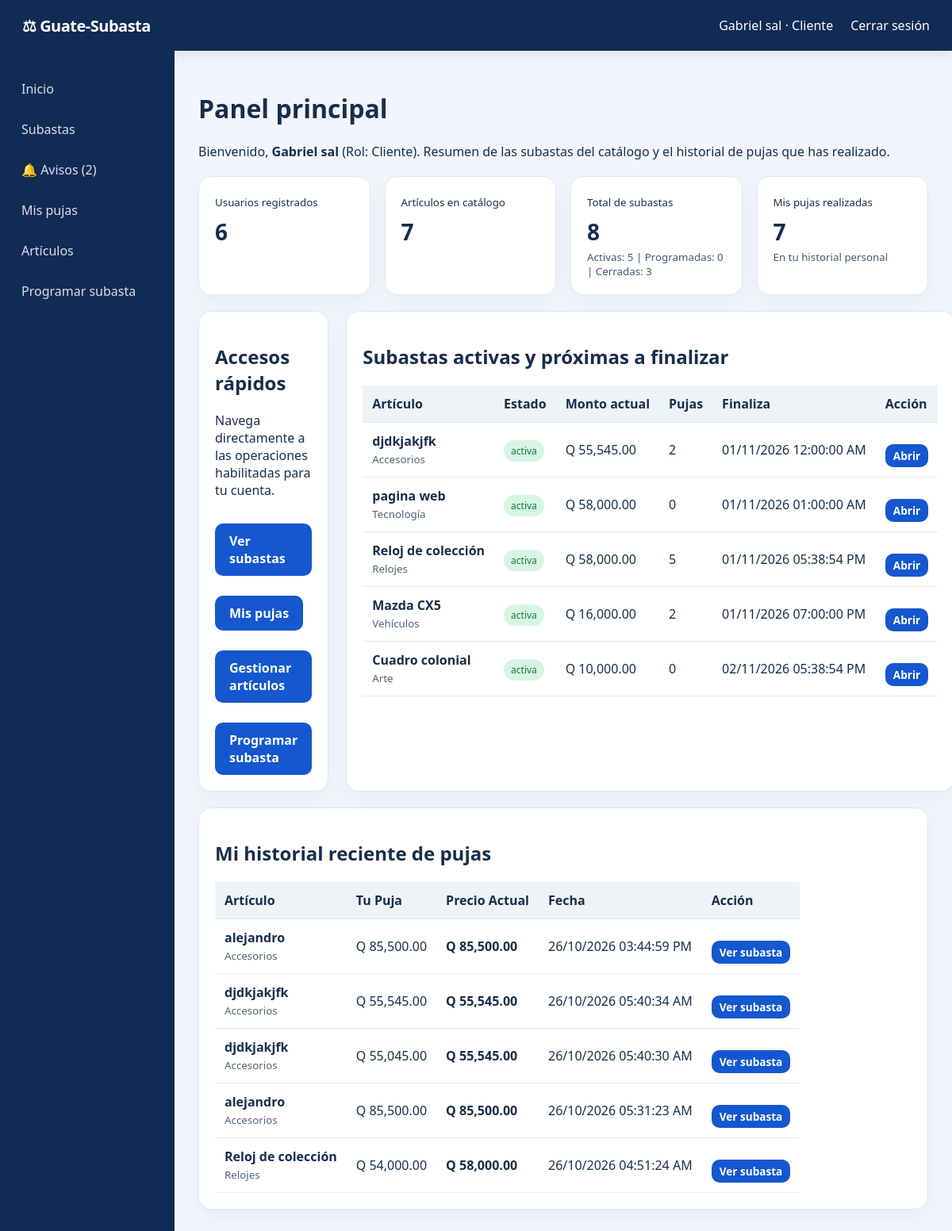
/index.php?page=dashboard (signed in), run on the app's committed database.
### tables this page shows
CREATE TABLE `usuarios` (
  `id` int(11) NOT NULL,
  `nombre` varchar(100) NOT NULL,
  `email` varchar(150) NOT NULL,
  `password_hash` varchar(255) NOT NULL,
  `rol_id` int(11) NOT NULL,
  `activo` tinyint(1) DEFAULT 1,
  `creado_en` timestamp NOT NULL DEFAULT current_timestamp()
);

CREATE TABLE `roles` (
  `id` int(11) NOT NULL,
  `nombre` varchar(30) NOT NULL
);

CREATE TABLE `subastas` (
  `id` int(11) NOT NULL,
  `articulo_id` int(11) NOT NULL,
  `fecha_inicio` datetime NOT NULL,
  `fecha_fin` datetime NOT NULL,
  `incremento_minimo` decimal(12,2) NOT NULL,
  `monto_actual` decimal(12,2) NOT NULL,
  `estado` enum('programada','activa','cerrada','finalizada','cancelada') DEFAULT 'programada'
);

CREATE TABLE `articulos` (
  `id` int(11) NOT NULL,
  `nombre` varchar(150) NOT NULL,
  `categoria` varchar(80) NOT NULL,
  `descripcion` text DEFAULT NULL,
  `estado_fisico` varchar(50) DEFAULT NULL,
  `precio_base` decimal(12,2) NOT NULL CHECK (`precio_base` >= 0),
  `certificado` varchar(255) DEFAULT NULL,
  `imagen` varchar(255) DEFAULT NULL,
  `modelo` varchar(150) DEFAULT NULL,
  `estado` enum('en_revision','validado','adjudicado') DEFAULT 'validado',
  `creado_por` int(11) NOT NULL,
  `creado_en` timestamp NOT NULL DEFAULT current_timestamp(),
  `archivado` tinyint(1) NOT NULL DEFAULT 0,
  `ubicacion_nombre` varchar(200) DEFAULT NULL,
  `ubicacion_lat` decimal(10,7) DEFAULT NULL,
  `ubicacion_lng` decimal(10,7) DEFAULT NULL
);

CREATE TABLE `pujas` (
  `id` bigint(20) NOT NULL,
  `subasta_id` int(11) NOT NULL,
  `usuario_id` int(11) NOT NULL,
  `monto` decimal(12,2) NOT NULL,
  `fecha` timestamp(6) NOT NULL DEFAULT current_timestamp(6),
  `cancelada` tinyint(1) NOT NULL DEFAULT 0,
  `cancelada_en` datetime DEFAULT NULL,
  `estado` varchar(20) NOT NULL DEFAULT 'activa'
);

### config/helpers.php (called while the page is built, shortened)
<?php
function e($value): string { return htmlspecialchars((string)$value, ENT_QUOTES, 'UTF-8'); }

### models/AgendaSubastas.php (called while the page is built, shortened)
<?php
class AgendaSubastas {
    public function noLeidos(int $userId): int {
        $q=$this->db->prepare('SELECT COUNT(*) FROM avisos_subastas v LEFT JOIN avisos_subastas_leidos l ON l.aviso_id=v.id AND l.usuario_id=? WHERE v.creado_por<>? AND l.aviso_id IS NULL');
        $q->execute([$userId,$userId]); return (int)$q->fetchColumn();
    }
}

### views/admin/dashboard.php (the view, shortened to what this page needs)
<?php
$rolActual = $_SESSION['user']['rol'] ?? 'Cliente';
$nombreUsuario = $_SESSION['user']['nombre'] ?? 'Usuario';
$usuarioId = (int)($_SESSION['user']['id'] ?? 0);
$resumenEstados = ['activa' => 0, 'programada' => 0, 'cerrada' => 0];
$proximasSubastas = [];
$misPujasRecientes = [];
$totalPujasMostrar = (int)($stats['pujas'] ?? 0);
if (isset($db)) {
    $todasSubastas = $db->query("SELECT estado, fecha_fin FROM subastas")->fetchAll();
    foreach ($todasSubastas as $s) {
        $est = strtolower(trim($s['estado'] ?? ''));
        $vencida = !empty($s['fecha_fin']) && strtotime($s['fecha_fin']) <= time();
        if ($est === 'cerrada' || $est === 'finalizada' || $vencida) {
            $resumenEstados['cerrada']++;
        } elseif ($est === 'programada') {
            $resumenEstados['programada']++;
        } else {
            $resumenEstados['activa']++;
        }
    }
    if ($rolActual === 'Cliente' && $usuarioId > 0) {
        $qCountPujas = $db->prepare("SELECT COUNT(*) FROM pujas WHERE usuario_id = ?");
        $qCountPujas->execute([$usuarioId]);
        $totalPujasMostrar = (int)$qCountPujas->fetchColumn();
        $qMisPujas = $db->prepare("
            SELECT p.monto, p.fecha, a.nombre AS articulo, a.categoria, s.id AS subasta_id, s.monto_actual, s.estado, s.fecha_fin
            FROM pujas p
            JOIN subastas s ON s.id = p.subasta_id
            JOIN articulos a ON a.id = s.articulo_id
            WHERE p.usuario_id = ?
            ORDER BY p.fecha DESC
            LIMIT 5
        ");
        $qMisPujas->execute([$usuarioId]);
        $misPujasRecientes = $qMisPujas->fetchAll();
    }
    $proximasSubastas = $db->query("
        SELECT s.id, s.monto_actual, s.fecha_fin, s.estado, a.nombre AS articulo, a.categoria,
               (SELECT COUNT(*) FROM pujas p WHERE p.subasta_id = s.id) AS total_pujas
        FROM subastas s
        JOIN articulos a ON a.id = s.articulo_id
        WHERE s.estado IN ('activa', 'programada') AND s.fecha_fin > NOW()
        ORDER BY FIELD(s.estado, 'activa', 'programada'), s.fecha_fin ASC
        LIMIT 5
    ")->fetchAll();
}
$totalSubastasReal = array_sum($resumenEstados);
?>
<h1>Panel principal</h1>
<?php if($rolActual === 'Cliente'): ?>
  <p>Bienvenido, <strong><?=e($nombreUsuario)?></strong> (Rol: <?=e($rolActual)?>). Resumen de las subastas del catálogo y el historial de pujas que has realizado.</p>
<?php else: ?>
  <p>Bienvenido, <strong><?=e($nombreUsuario)?></strong> (Rol: <?=e($rolActual)?>). Monitoreo general de usuarios, artículos, subastas, pujas y auditoría.</p>
<?php endif; ?>
<div class="stats">
  <div>
    <small>Usuarios registrados</small>
    <b><?=(int)$stats['usuarios']?></b>
  </div>
  <div>
    <small>Artículos en catálogo</small>
    <b><?=(int)$stats['articulos']?></b>
  </div>
  <div>
    <small>Total de subastas</small>
    <b><?=$totalSubastasReal?></b>
    <small style="display:block; margin-top:4px; opacity:0.8;">
      Activas: <?=$resumenEstados['activa']?> | Programadas: <?=$resumenEstados['programada']?> | Cerradas: <?=$resumenEstados['cerrada']?>
    </small>
  </div>
  <div>
    <small><?= $rolActual === 'Cliente' ? 'Mis pujas realizadas' : 'Pujas realizadas' ?></small>
    <b><?=$totalPujasMostrar?></b>
    <?php if($rolActual === 'Cliente'): ?>
      <small style="display:block; margin-top:4px; opacity:0.8;">En tu historial personal</small>
    <?php endif; ?>
  </div>
</div>
<div class="grid2" style="margin-top:20px;">
  <section class="panel">
    <h2>Accesos rápidos</h2>
    <p>Navega directamente a las operaciones habilitadas para tu cuenta.</p>
    <div style="display:flex; flex-wrap:wrap; gap:10px; margin-top:15px;">
      <a class="button" href="index.php?page=catalogo">Ver subastas</a>
      <?php if($rolActual === 'Cliente'): ?>
        <a class="button" href="index.php?page=mis-pujas">Mis pujas</a>
      <?php endif; ?>
      <?php if(in_array($rolActual, ['Cliente', 'Subastador', 'Administrador'], true)): ?>
        <a class="button" href="index.php?page=articulos">Gestionar artículos</a>
        <a class="button" href="index.php?page=programar">Programar subasta</a>
      <?php endif; ?>
    </div>
  </section>
  <section class="panel">
    <h2>Subastas activas y próximas a finalizar</h2>
    <?php if(empty($proximasSubastas)): ?>
      <p>No hay subastas activas o programadas en este momento.</p>
    <?php else: ?>
      <table>
        <tr>
          <th>Artículo</th>
          <th>Estado</th>
          <th>Monto actual</th>
          <th>Pujas</th>
          <th>Finaliza</th>
          <th>Acción</th>
        </tr>
        <?php foreach($proximasSubastas as $ps): ?>
          <tr>
            <td>
              <strong><?=e($ps['articulo'])?></strong><br>
              <small style="opacity:0.75;"><?=e($ps['categoria'])?></small>
            </td>
            <td><span class="badge"><?=e($ps['estado'])?></span></td>
            <td>Q <?=number_format($ps['monto_actual'], 2)?></td>
            <td><?=(int)$ps['total_pujas']?></td>
            <td><?=e(date('d/m/Y h:i:s A', strtotime($ps['fecha_fin'])))?></td>
            <td>
              <a class="button" href="index.php?page=detalle&id=<?=(int)$ps['id']?>" style="padding:5px 10px; font-size:0.85em;">Abrir</a>
            </td>
          </tr>
        <?php endforeach; ?>
      </table>
    <?php endif; ?>
  </section>
</div>
<?php if($rolActual === 'Cliente'): ?>
<section class="panel" style="margin-top:20px;">
  <h2>Mi historial reciente de pujas</h2>
  <?php if(empty($misPujasRecientes)): ?>
    <p>Aún no has realizado ninguna puja en el sistema.</p>
  <?php else: ?>
    <table>
      <tr>
        <th>Artículo</th>
        <th>Tu Puja</th>
        <th>Precio Actual</th>
        <th>Fecha</th>
        <th>Acción</th>
      </tr>
      <?php foreach($misPujasRecientes as $mp): ?>
        <tr>
          <td>
            <strong><?=e($mp['articulo'])?></strong><br>
            <small style="opacity:0.75;"><?=e($mp['categoria'])?></small>
          </td>
          <td>Q <?=number_format($mp['monto'], 2)?></td>
          <td><strong>Q <?=number_format($mp['monto_actual'], 2)?></strong></td>
          <td><?=e(date('d/m/Y h:i:s A', strtotime($mp['fecha'])))?></td>
          <td>
            <a class="button" href="index.php?page=detalle&id=<?=(int)$mp['subasta_id']?>" style="padding:5px 10px; font-size:0.85em;">Ver subasta</a>
          </td>
        </tr>
      <?php endforeach; ?>
    </table>
  <?php endif; ?>
</section>
<?php endif; ?>

### views/layouts/header.php (shortened to what this page needs)
<?php $user=$_SESSION['user']??null; ?>
<!doctype html><html lang="es"><head><meta charset="utf-8"><meta name="viewport" content="width=device-width,initial-scale=1">
<title>Guate-Subasta</title><link rel="stylesheet" href="assets/css/styles.css"></head><body>
<header><a class="brand" href="index.php">⚖ Guate-Subasta</a>
<nav><?php if($user): ?><span><?=e($user['nombre'])?> · <?=e($user['rol'])?></span><a href="index.php?page=logout">Cerrar sesión</a><?php endif;?></nav></header>
<div class="shell">
<?php if($user): ?><aside>
<a href="index.php?page=dashboard">Inicio</a>
<a href="index.php?page=catalogo">Subastas</a>
<?php if ($user): ?>
<?php $avisosPendientes=0; try { if (class_exists('AgendaSubastas')) $avisosPendientes=(new AgendaSubastas($db))->noLeidos((int)$user['id']); } catch(Throwable $ignorado) {} ?>
<a href="index.php?page=avisos-subastas">🔔 Avisos<?= $avisosPendientes>0?' ('.(int)$avisosPendientes.')':'' ?></a>
<?php endif; ?>
<?php if($user['rol']==='Cliente'): ?><a href="index.php?page=mis-pujas">Mis pujas</a><?php endif;?>
<?php if(in_array($user['rol'],['Cliente','Subastador','Administrador'])): ?><a href="index.php?page=articulos">Artículos</a><a href="index.php?page=programar">Programar subasta</a><?php endif;?>
</aside><?php endif;?><main>

### index.php (shortened to what this page needs)
<?php
require_once __DIR__.'/config/helpers.php';
$db = Database::connect();
if (!empty($_SESSION['user']['id'])) {
    $q = $db->prepare("SELECT u.id,u.nombre,u.email,r.nombre AS rol FROM usuarios u JOIN roles r ON r.id=u.rol_id WHERE u.id=? AND u.activo=1");
    $q->execute([(int)$_SESSION['user']['id']]);
}
$page = $_GET['page'] ?? (empty($_SESSION['user']) ? 'login' : 'dashboard');
require __DIR__.'/views/layouts/header.php';
switch ($page) {
   default:
        $stats = [
            'usuarios' => $db->query("SELECT COUNT(*) FROM usuarios")->fetchColumn(),
            'articulos' => $db->query("SELECT COUNT(*) FROM articulos")->fetchColumn(),
            'subastas' => $db->query("SELECT COUNT(*) FROM subastas")->fetchColumn(),
            'pujas' => $db->query("SELECT COUNT(*) FROM pujas")->fetchColumn()
        ];
        require __DIR__ . '/views/admin/dashboard.php';
        break;
}
require __DIR__ . '/views/layouts/footer.php';

### views/layouts/footer.php
</main></div><script src="assets/js/app.js"></script></body></html>

### assets/css/styles.css (style rules this page uses)
* { box-sizing:border-box }
body { margin:0;font-family:Arial,sans-serif;background:#f5f7fa;color:#17202a }
a { color:#1769aa;text-decoration:none }
header { height:64px;background:#102a43;color:white;display:flex;align-items:center;justify-content:space-between;padding:0 28px }
header a { color:white }
.brand { font-size:20px;font-weight:bold }
nav { display:flex;gap:22px;align-items:center }
.shell { display:flex;min-height:calc(100vh - 64px) }
aside { width:220px;background:#102a43;padding:25px 15px }
aside a { display:block;color:#d9e2ec;padding:12px;border-radius:7px;margin-bottom:5px }
main { flex:1;padding:30px;max-width:1400px }
button,.button { display:inline-block;background:#c99a2e;color:white;border:0;padding:11px 18px;border-radius:6px;font-weight:bold;cursor:pointer;margin-top:15px }
.card,.panel,.stats div { background:white;border:1px solid #e1e7ee;border-radius:10px;padding:20px }
.badge { background:#d7f5e3;color:#157347;padding:5px 9px;border-radius:20px;font-size:12px }
.detail,.grid2 { display:grid;grid-template-columns:1fr 1fr;gap:22px }
table { width:100%;border-collapse:collapse;background:white }
th,td { text-align:left;padding:12px;border-bottom:1px solid #e5e9ef }
th { background:#eef3f7 }
.stats { display:grid;grid-template-columns:repeat(4,1fr);gap:18px;margin:20px 0 }
.stats b { display:block;font-size:28px;margin-top:8px }
:root { --blue:#1457cf;--navy:#102b54;--border:#e0e7f1 }
body { background:#f2f6fc;color:#172e4b;font-family:system-ui,-apple-system,Segoe UI,Arial,sans-serif }
header,aside { background:var(--navy) }
header { box-shadow:0 4px 16px #071f421c }
.brand { font-weight:800;letter-spacing:-.5px }
main { min-width:0;width:100% }
.card,.panel,.stats div { border:1px solid var(--border);border-radius:16px;box-shadow:0 8px 26px #0b35620d }
button,.button { background:var(--blue);border-radius:10px }
table { display:block;overflow-x:auto;white-space:nowrap }

### data on the page
usuarios: nombre "Gabriel sal", rol.nombre "Cliente"
subastas: articulo.nombre "djdkjakjfk", articulo.categoria "Accesorios", estado "activa", monto_actual "55,545.00", total_pujas "2", fecha_fin "01/11/2026 12:00:00 AM"
subastas: articulo.nombre "pagina web", articulo.categoria "Tecnología", estado "activa", monto_actual "58,000.00", total_pujas "0", fecha_fin "01/11/2026 01:00:00 AM"
subastas: articulo.nombre "Reloj de colección", articulo.categoria "Relojes", estado "activa", monto_actual "58,000.00", total_pujas "5", fecha_fin "01/11/2026 05:38:54 PM"
subastas: articulo.nombre "Mazda CX5", articulo.categoria "Vehículos", estado "activa", monto_actual "16,000.00", total_pujas "2", fecha_fin "01/11/2026 07:00:00 PM"
subastas: articulo.nombre "Cuadro colonial", articulo.categoria "Arte", estado "activa", monto_actual "10,000.00", total_pujas "0", fecha_fin "02/11/2026 05:38:54 PM"
pujas: articulos.nombre "alejandro", articulos.categoria "Accesorios", monto "85,500.00", subasta.monto_actual "85,500.00", fecha "26/10/2026 03:44:59 PM"
pujas: articulos.nombre "djdkjakjfk", articulos.categoria "Accesorios", monto "55,545.00", subasta.monto_actual "55,545.00", fecha "26/10/2026 05:40:34 AM"
pujas: articulos.nombre "djdkjakjfk", articulos.categoria "Accesorios", monto "55,045.00", subasta.monto_actual "55,545.00", fecha "26/10/2026 05:40:30 AM"
pujas: articulos.nombre "alejandro", articulos.categoria "Accesorios", monto "85,500.00", subasta.monto_actual "85,500.00", fecha "26/10/2026 05:31:23 AM"
pujas: articulos.nombre "Reloj de colección", articulos.categoria "Relojes", monto "54,000.00", subasta.monto_actual "58,000.00", fecha "26/10/2026 04:51:24 AM"

### other printed values
$avisosPendientes "2"
$nombreUsuario "Gabriel sal"
$rolActual "Cliente"
$stats['usuarios'] "6"
$stats['articulos'] "7"
$totalSubastasReal "8"
$resumenEstados['activa'] "5"
$resumenEstados['programada'] "0"
$resumenEstados['cerrada'] "3"
$totalPujasMostrar "7"
